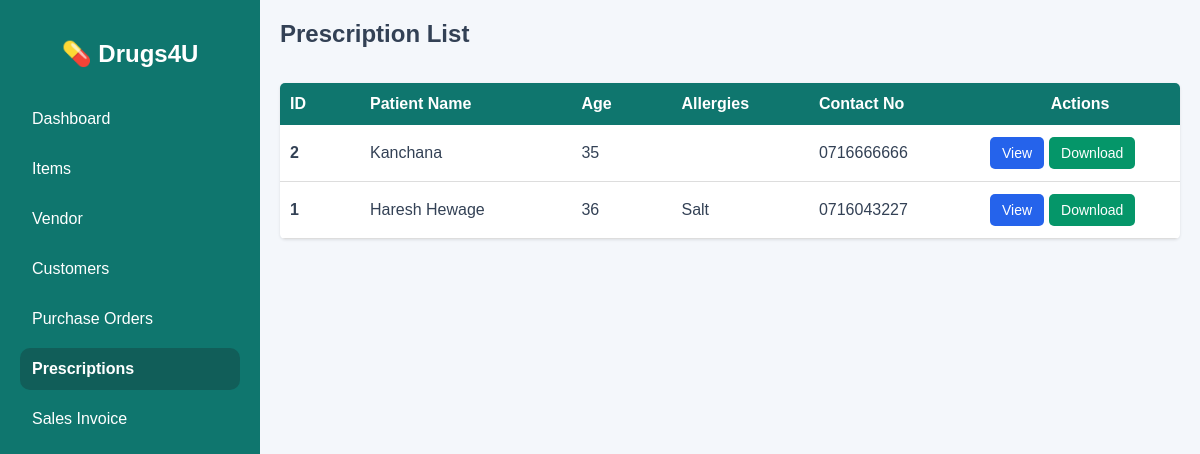
Screenshot of /prescription_list.php with the database file from the repository.
### tables this page shows
CREATE TABLE `prescriptions` (
  `id` int(11) NOT NULL,
  `patient_name` varchar(150) NOT NULL,
  `age` int(11) NOT NULL,
  `allergies` text DEFAULT NULL,
  `contact_no` varchar(20) DEFAULT NULL,
  `prescription_file` varchar(255) DEFAULT NULL,
  `created_at` timestamp NOT NULL DEFAULT current_timestamp()
);

### prescription_list.php (the view, shortened to what this page needs)
<?php
include 'connection.php';
$sql = "SELECT * FROM prescriptions ORDER BY id DESC";
$result = mysqli_query($conn, $sql);
?>
<!DOCTYPE html>
<html lang="en">
<head>
</head>
<body>
<div class="wrapper">
    <div class="sidebar">
        <h2>💊 Drugs4U</h2>
        <a href="dashboard.php">Dashboard</a>
        <a href="item.php">Items</a>
	<a href="vendor.php">Vendor</a>
        <a href="customer_list.php">Customers</a>
        <a href="purchase_order.php">Purchase Orders</a>
        <a href="prescription_list.php" class="active">Prescriptions</a>
	<a href="sales_invoice.php">Sales Invoice</a>
    </div>
    <div class="main-content">
        <div class="top-bar">
            <h2>Prescription List</h2>
        </div>
        <div class="container">
            <div class="table-responsive">
                <table>
                    <thead>
                        <tr>
                            <th style="width: 60px;">ID</th>
                            <th>Patient Name</th>
                            <th style="width: 80px;">Age</th>
                            <th>Allergies</th>
                            <th>Contact No</th>
                            <th style="text-align: center; width: 180px;">Actions</th>
                        </tr>
                    </thead>
                    <tbody>
                        <?php if(mysqli_num_rows($result) > 0) { ?>
                            <?php while($row = mysqli_fetch_assoc($result)) { ?>
                                <tr>
                                    <td><strong><?= $row['id']; ?></strong></td>
                                    <td><?= htmlspecialchars($row['patient_name']); ?></td>
                                    <td><?= htmlspecialchars($row['age']); ?></td>
                                    <td><?= htmlspecialchars($row['allergies']); ?></td>
                                    <td><?= htmlspecialchars($row['contact_no']); ?></td>
                                    <td>
                                        <div class="action-cell">
                                            <a class="btn view-btn"
                                               href="uploads/<?= urlencode($row['prescription_file']); ?>"
                                               target="_blank">
                                               View
                                            </a>
                                            <a class="btn download-btn"
                                               href="uploads/<?= urlencode($row['prescription_file']); ?>"
                                               download>
                                               Download
                                            </a>
                                        </div>
                                    </td>
                                </tr>
                            <?php } ?>
                        <?php } else { ?>
                            <tr>
                                <td colspan="6" class="empty">No prescriptions found in the system database.</td>
                            </tr>
                        <?php } ?>
                    </tbody>
                </table>
            </div>
        </div>
    </div>
</div>
</body>
</html>

### prescription_list.php (style rules this page uses)
body { font-family: Arial, sans-serif; background: #f4f7fb; margin: 0; }
.wrapper { display: flex; flex-direction: row; }
.sidebar { width: 260px; background: #0f766e; color: #fff; height: 100vh; position: fixed; padding: 20px; box-sizing: border-box; overflow-y: auto; z-index: 100; }
.sidebar h2 { text-align: center; margin-bottom: 30px; }
.sidebar a { display: block; color: #fff; text-decoration: none; padding: 12px; margin-bottom: 8px; border-radius: 10px; }
.sidebar a.active { background: #115e59; font-weight: bold; }
.main-content { margin-left: 260px; width: calc(100% - 260px); box-sizing: border-box; }
.container { padding: 20px; }
.top-bar { padding: 20px 20px 15px 20px; display: flex; flex-wrap: wrap; justify-content: space-between; align-items: center; gap: 15px; }
.top-bar h2 { margin: 0; color: #334155; }
.btn { padding: 8px 12px; border: none; border-radius: 5px; cursor: pointer; font-size: 14px; text-decoration: none; display: inline-block; color: #fff; text-align: center; }
.view-btn { background: #2563eb; }
.download-btn { background: #059669; }
.table-responsive { width: 100%; overflow-x: auto; background: #fff; border-radius: 5px; box-shadow: 0 1px 3px rgba(0,0,0,0.1); margin-bottom: 20px; }
table { width: 100%; border-collapse: collapse; min-width: 700px; }
th { background: #0f766e; color: #fff; padding: 12px 10px; text-align: left; }
td { padding: 12px 10px; border-bottom: 1px solid #ddd; color: #334155; }
.action-cell { display: flex; gap: 5px; flex-wrap: wrap; }

### rows the page displays
prescriptions: id "2", patient_name "Kanchana", age "35", contact_no "0716666666"
prescriptions: id "1", patient_name "Haresh Hewage", age "36", allergies "Salt", contact_no "0716043227"
